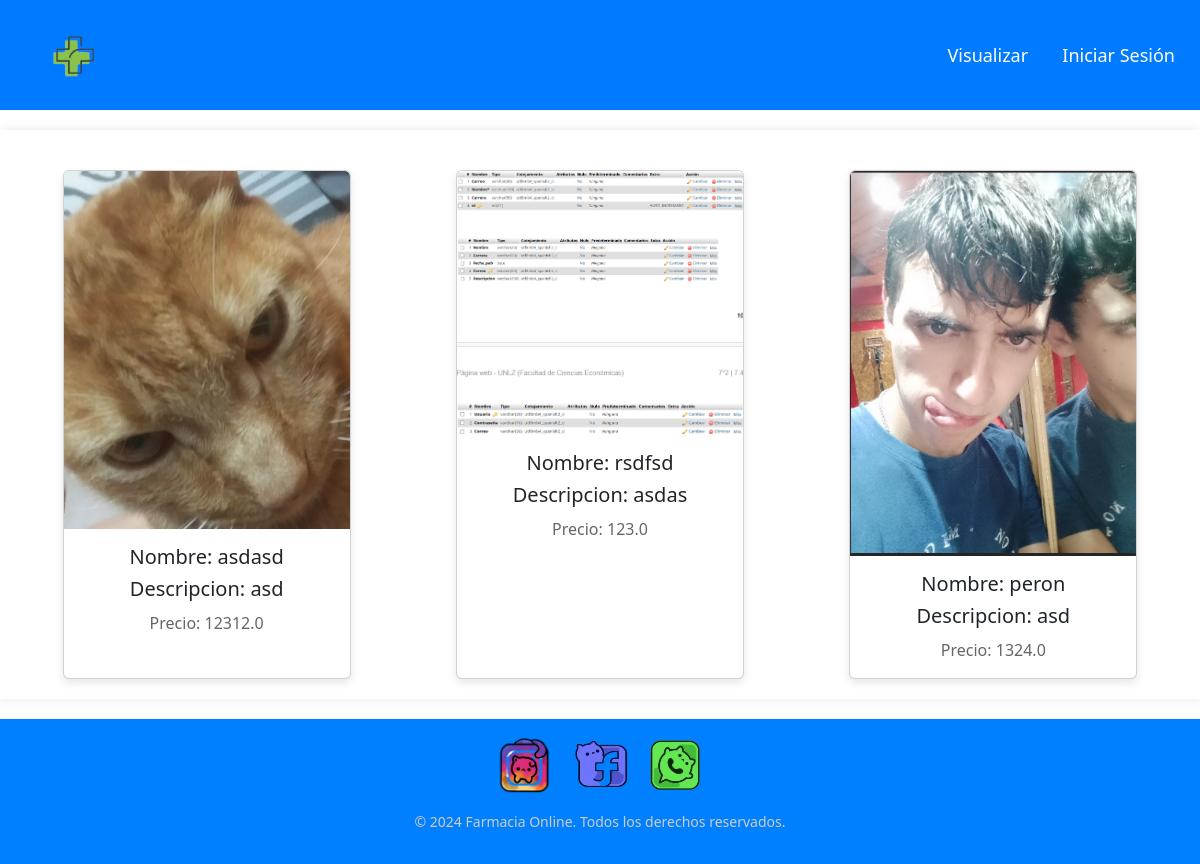
Page /vistas/ on the earlier database version.
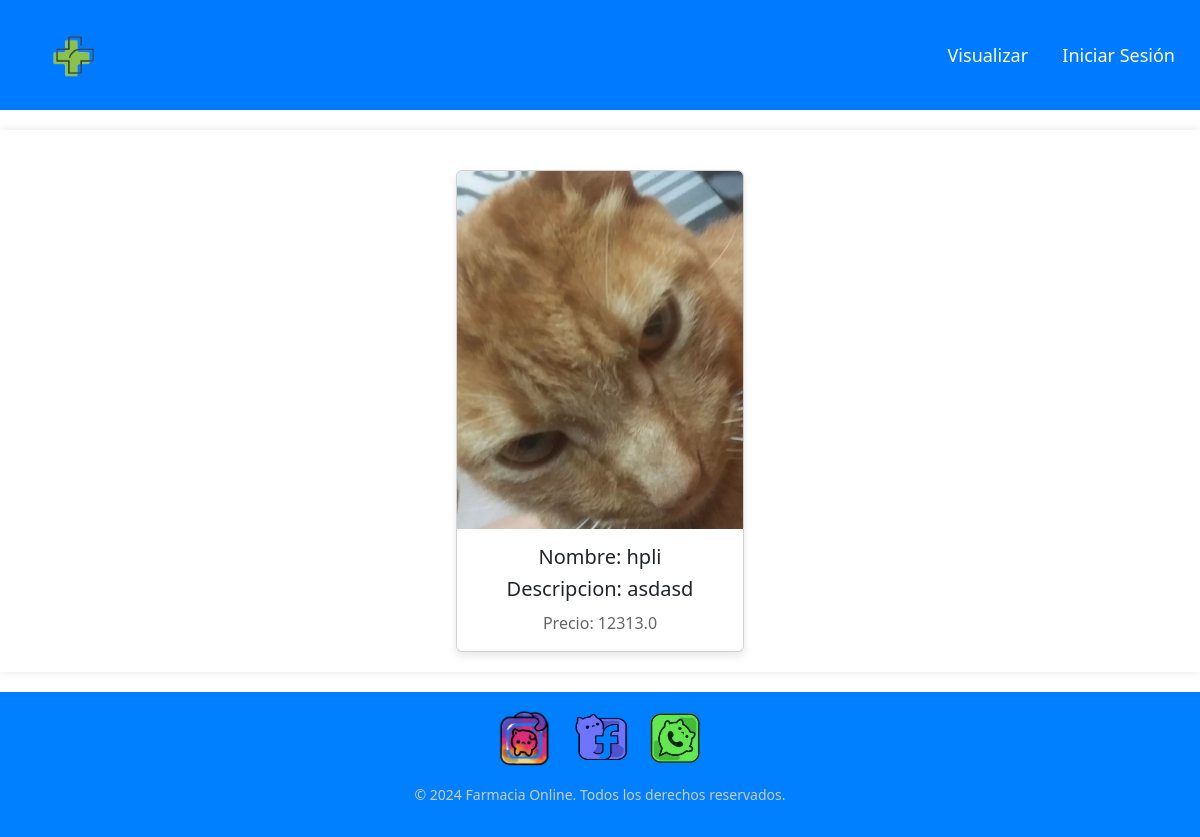
Same page on the later database version.
### App/models.py (models this page shows, shortened)
class Remedios(models.Model):
    Codigo=models.AutoField(primary_key=True)
    Nombre=models.TextField(max_length=30)
    Descripcion=models.TextField(max_length=150)
    Precio = models.FloatField()
    Imagen=models.ImageField(upload_to="Remedios",null=True)

### App/views.py (the view)
# urls.py: path('vistas/', Ver_Producto,name= 'vistas'),
def Ver_Producto(request):
    forms = Remedios.objects.all()
    data = {
        'forms': forms
    }
    return render (request, 'Pages/vistas.html', data)

### App/templates/pages/vistas.html (shortened to what this page needs)
{% extends 'index.html' %}
{% load static %}
{% block cuerpo %}
<div class="contenedor_visualizar">
    {% for i in forms %}
    <div class="card" style="width: 18rem;">
        <img src="{{i.Imagen.url}}" class="card-img-top" alt="...">
        <div class="card-body">
            <h4 class="card-title">Nombre: {{i.Nombre}}</h5>
            <h5 class="card-title">Descripcion: {{i.Descripcion}}</h5>
            <p class="card-text">Precio: {{i.Precio}}</p>
        </div>
    </div>
    {% endfor %}
</div>
{% endblock %}

Differences in the rows shown:
removed Remedios: Imagen (picture), Nombre "asdasd", Descripcion "asd", Precio "12312.0"
removed Remedios: Imagen (picture), Nombre "rsdfsd", Descripcion "asdas", Precio "123.0"
removed Remedios: Imagen (picture), Nombre "peron", Descripcion "asd", Precio "1324.0"
added Remedios: Imagen (picture), Nombre "hpli", Descripcion "asdasd", Precio "12313.0"
